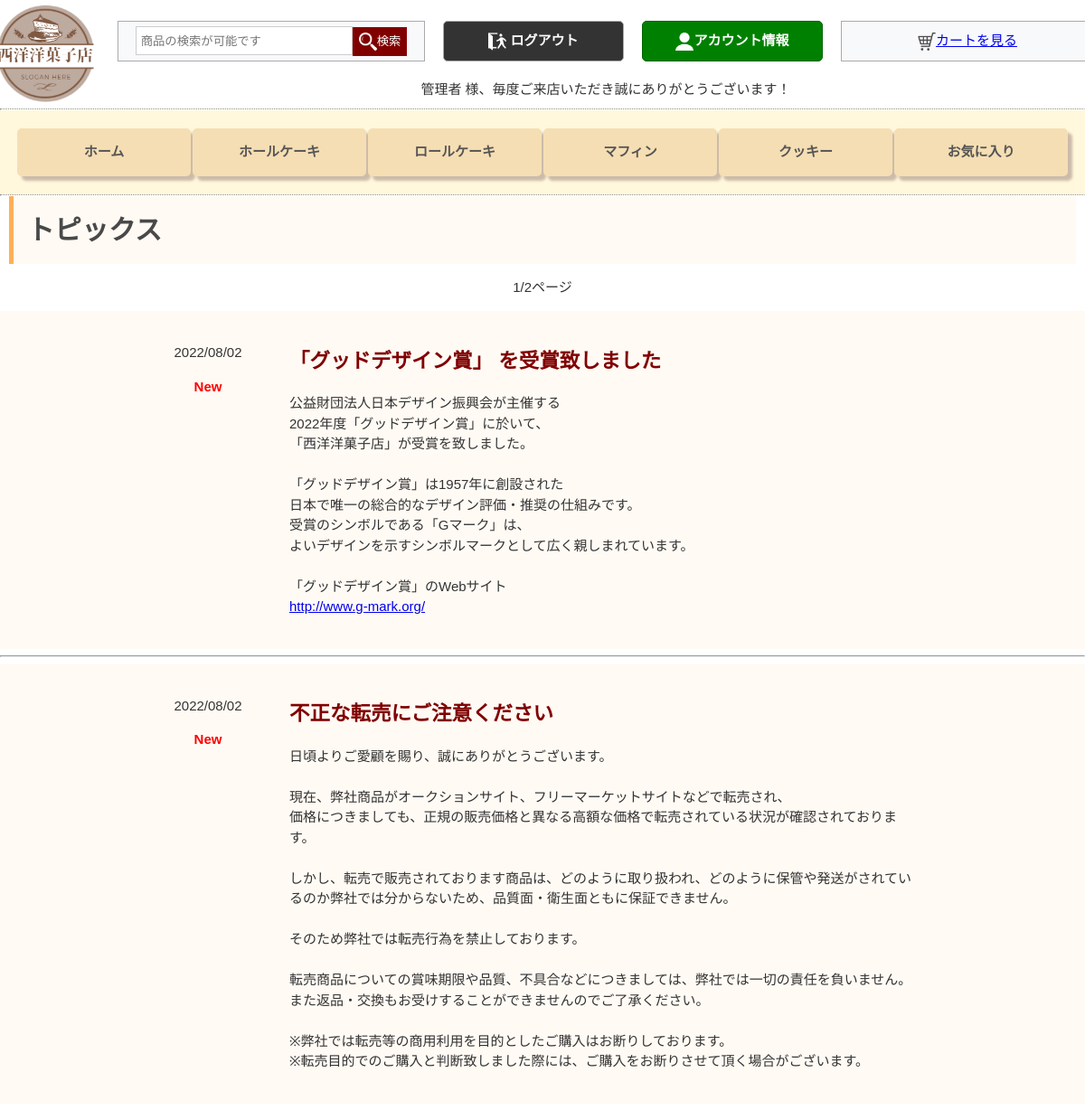
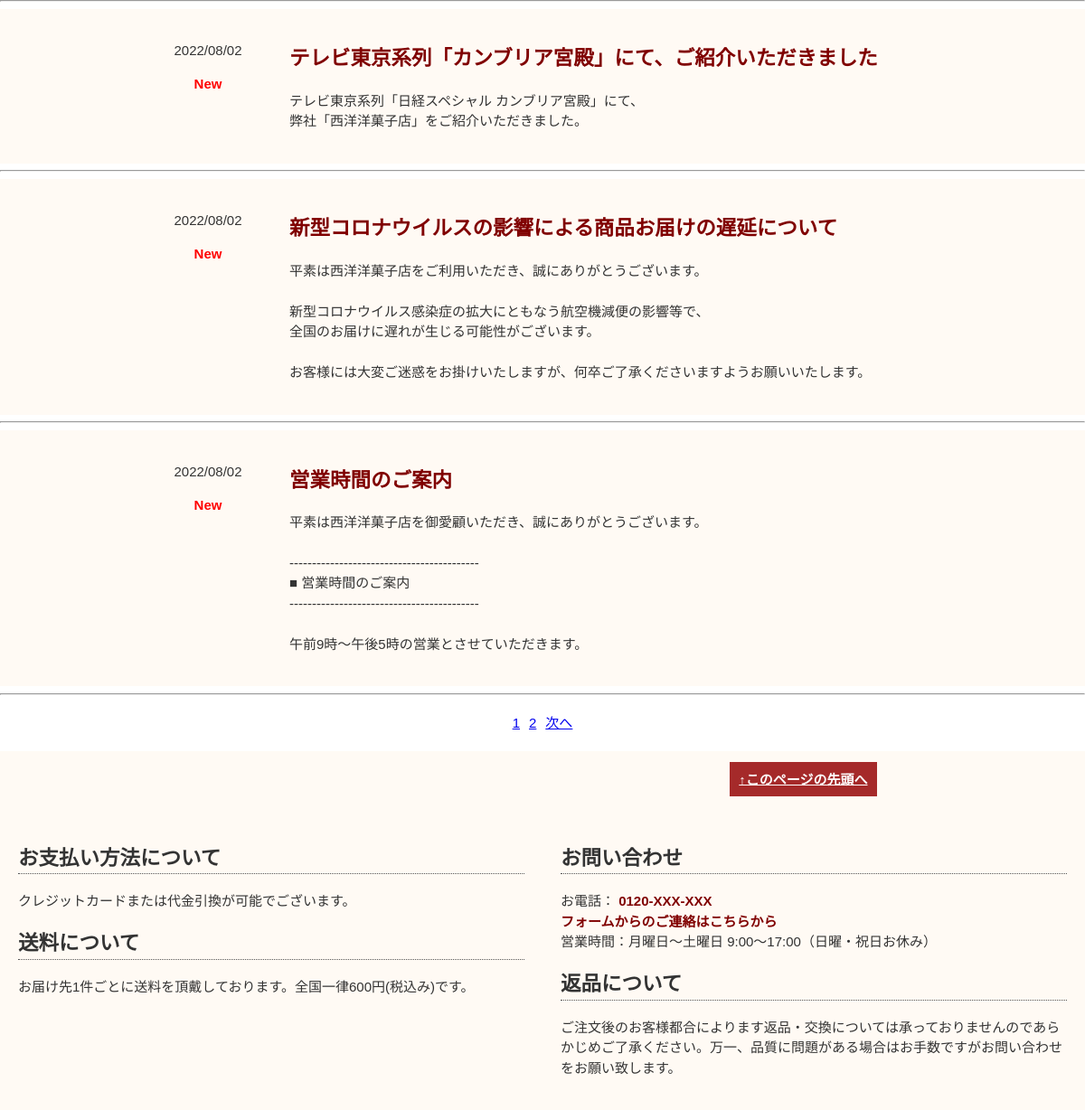
The app's page /topics/ (signed in) with its own data (2 pictures, top to bottom).
### app/models.py (models this page shows, shortened)
class Post(models.Model):
    created = models.DateTimeField(
        auto_now_add=True,
        editable=False,
        null=False)
    updated = models.DateTimeField(
        auto_now=True,
        editable=False)
    title = models.CharField(
        max_length=255)
    body = models.TextField(
        blank=True)
    category = models.ForeignKey(
        Category,
        on_delete=models.CASCADE)
    tags = models.ManyToManyField(
        Tag,
        blank=True)
    image = models.ImageField(
        upload_to='post',
        null=True,
        blank=True)

### app/views.py (the view)
# urls.py: path('topics/', views.Topics.as_view(), name="topics"),
class Topics(ListView):
    template_name = "topics_list.html"
    queryset = Post.objects.filter(category=1)
    ordering = '-updated'
    paginate_by = 5
    def get_context_data(self):
        ctxt = super().get_context_data()
        ctxt["subtitle"] = " | トピックス"
        return ctxt

### app/context_processors.py (called while the page is built)
def like(request):
    products = Product.objects.all()
    liked_list = []
    user=request.user
    if user.is_authenticated:
        for product in products:
            liked = product.likeforproduct_set.filter(user=request.user)
            if liked.exists():
                liked_list.append(product.id)
    return dict(liked_list = liked_list)

### cart/context_processors.py (called while the page is built)
def counter(request):
    item_count = 0
    total_count = 0
    if 'admin' in request.path:
        return {}
    else:
        try:
            cart = Cart.objects.filter(cart_id=_cart_id(request))
            cart_items = CartItem.objects.all().filter(cart=cart[:1])
            for cart_item in cart_items:
                total_count += (cart_item.product.price * cart_item.quantity)
                item_count += cart_item.quantity
        except Cart.DoesNotExist:
            item_count = 0
            total_count = 0
    return dict(item_count = item_count,total_count = total_count)

### cart/views.py (called while the page is built)
def _cart_id(request):
    cart = request.session.session_key
    if not cart:
        cart = request.session.create()
    return cart

### search/context_processors.py (called while the page is built)
def search_counter(request):
    search_count = 0
    subtitle = ""
    if 'q' in request.GET:
        query = request.GET.get('q')
        search_count = Product.objects.all().filter(Q(name__contains=query) | Q(description__contains=query),available=True).count()
        subtitle = " | 検索結果"
    return dict(search_count = search_count, subtitle = subtitle)

### app/templates/topics_list.html
{% extends "base.html" %}
{% load l10n %}
{% block main %}
<h1>トピックス</h1>
{% if page_obj.paginator.num_pages > 0 %}
    <p class="pagination">{{ page_obj.number }}/{{ page_obj.paginator.num_pages }}ページ</p>
{% endif %}
{% for post in object_list %}
<div class="topicsList">
    <div class="topicsList-left">
        <p><time class="topics-time" datetime={{ post.updated|date:"Ymd" }}>{{ post.updated|date:"Y/m/d" }}</time></p>
        <span class="topics-label">New</span>
    </div>
    <div class="topicsList-right">
        <a class="topicsList-link" href="#{{ post.id }}"><h2 id="{{ post.id }}">{{ post.title }}</h2></a>
        <div>
            <p class="js-autolink">{{ post.body|safe|linebreaksbr }}</p>
        </div>
    </div>
</div>
<hr>
{% endfor %}
{% include "_pagination.html" %}
<div class="topicsList">
    <div class="topicsList-left">
    </div>
    <div class="topicsList-right">
        <p class="page_top"><a href="#page_top" class="page_top_btn">↑このページの先頭へ</a></p>
    </div>
</div>
{% endblock %}

### app/static/css/sanitize.css (style rules this page uses)
html { cursor: default; line-height: 1.5; -moz-tab-size: 4; tab-size: 4; -webkit-tap-highlight-color: transparent ; -ms-text-size-adjust: 100%; -webkit-text-size-adjust: 100%; word-break: break-word; }
body { margin: 0; }
h1 { font-size: 2em; margin: 0.67em 0; }
hr { height: 0; overflow: visible; }
a { background-color: transparent; }
a, area, button, input, label, select, summary, textarea, [tabindex] { -ms-touch-action: manipulation; touch-action: manipulation; }

### app/static/css/style.css (style rules this page uses)
body { font-family: 'Noto Sans JP', sans-serif; font-size: 15px; line-height: 1.5; color: #333; }
h1 { margin: 0 10px; padding: 0.5em; color: #494949; background: #fffaf4; border-left: solid 5px #ffaf58; }
.pagination { text-align: center; display: flex; justify-content: center; }
.page_top { text-align: right; margin: 0 50px; }
.page_top_btn { font-weight: bold; padding: 0.7em; background: brown; color: #fff; transition: 0.3s0; }
.topics-label { color: red; font-weight: bold; }
.topicsList { display: flex; justify-content: center; background-color: #fffaf4; }
.topicsList-left { text-align: center; margin: 20px; width: 100px; }
.topicsList-right { margin: 20px; width: 700px; }
.topicsList-link { text-decoration: none; color: maroon; }

### records on screen
Post: updated "2022/08/02", title "「グッドデザイン賞」 を受賞致しました", body "公益財団法人日本デザイン振興会が主催する 2022年度「グッドデザイン賞」に於いて、 「西洋洋菓子店」が受賞を致しました。 「グッドデザイン賞」は1957年に創設された 日本で唯一の総合的なデザイン評価・推奨の仕組みです。 受賞のシンボルである「Gマーク」は、 よいデザインを示すシンボルマークとして広く親しまれています。 「グッドデザイン賞」のWebサイト http://www.g-mark.org/"
Post: updated "2022/08/02", title "不正な転売にご注意ください", body "日頃よりご愛顧を賜り、誠にありがとうございます。 現在、弊社商品がオークションサイト、フリーマーケットサイトなどで転売され、 価格につきましても、正規の販売価格と異なる高額な価格で転売されている状況が確認されております。 しかし、転売で販売されております商品は、どのように取り扱われ、どのように保管や発送がされているのか弊社では分からないため、品質面・衛生面ともに保証できません。 そのため弊社では転売行為を禁止しております。 転売商品についての賞味期限や品質、不具合などにつきましては、弊社では一切の責任を負いません。 また返品・交換もお受けすることができませんのでご了承ください。 ※弊社では転売等の商用利用を目的としたご購入はお断りしております。 ※転売目的でのご購入と判断致しました際には、ご購入をお断りさせて頂く場合がございます。"
Post: updated "2022/08/02", title "テレビ東京系列「カンブリア宮殿」にて、ご紹介いただきました", body "テレビ東京系列「日経スペシャル カンブリア宮殿」にて、 弊社「西洋洋菓子店」をご紹介いただきました。"
Post: updated "2022/08/02", title "新型コロナウイルスの影響による商品お届けの遅延について", body "平素は西洋洋菓子店をご利用いただき、誠にありがとうございます。 新型コロナウイルス感染症の拡大にともなう航空機減便の影響等で、 全国のお届けに遅れが生じる可能性がございます。 お客様には大変ご迷惑をお掛けいたしますが、何卒ご了承くださいますようお願いいたします。"
Post: updated "2022/08/02", title "営業時間のご案内", body "平素は西洋洋菓子店を御愛顧いただき、誠にありがとうございます。 ------------------------------------------ ■ 営業時間のご案内 ------------------------------------------ 午前9時～午後5時の営業とさせていただきます。"

### other values on screen
{{ page_obj.number }} "1"
{{ page_obj.paginator.num_pages }} "2"
{{ num }} "1"
{{ num }} "2"
